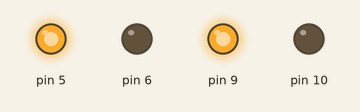
Simulated run of this sketch. Board: Arduino Uno, built with avr-gcc and run on an emulated ATmega328P. On the bench: output pins drawn as LEDs (lit = HIGH). At 10.0 s the program stops and its outputs stay as they are.

Above: at 0.1 s.
At 5.1 s:
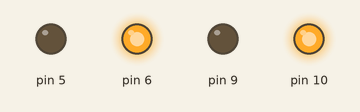
At 10.1 s:
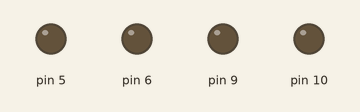
Timing chart, 0 to 11.5 s (numbered marks = the images above):
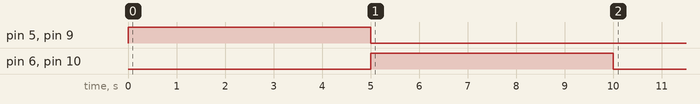

Measured:
- by itself, pin 5, pin 9: LOW → HIGH at 0.00 s, → LOW 5.0 s later
- by itself, pin 6, pin 10: LOW → HIGH at 5.0 s, → LOW 5.0 s later

The sketch:

sketch.ino
```cpp
#include <Masaylo.h>
Masaylo m;

//no hay definiciones

//no defs


void setup() {
  m.init(5,6,9,10);
}

void loop() {
  m.adelante(); // FORWARD
  delay(5*1000);
  m.atras(); // BACKWARD
  delay(5*1000);
  m.alto(); //STOP
  while(true);

}
```
